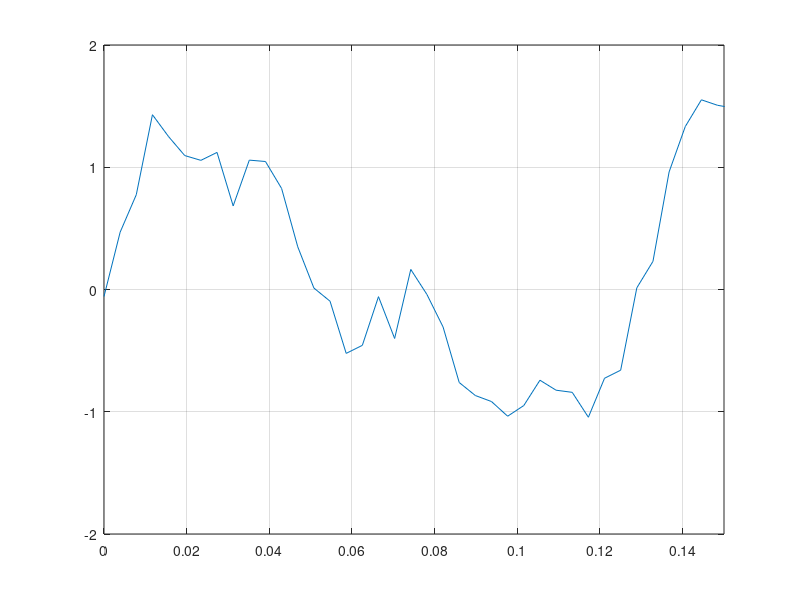
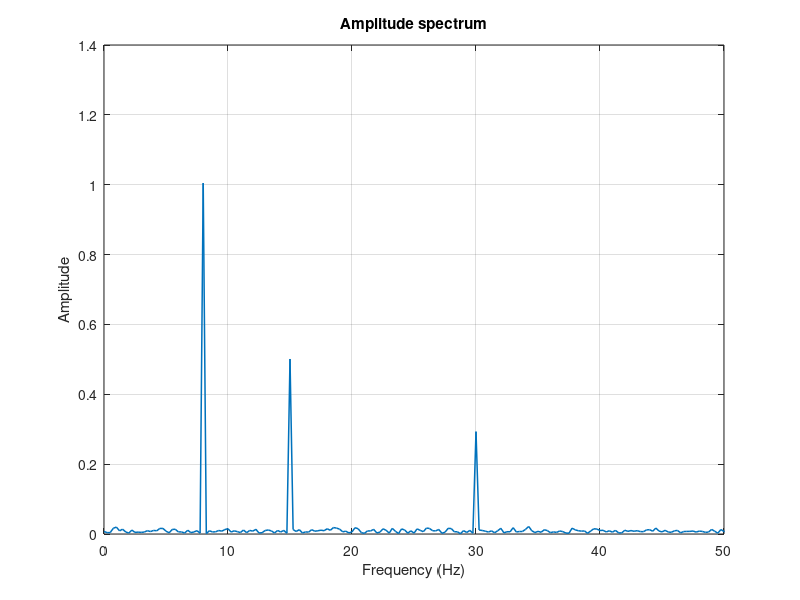
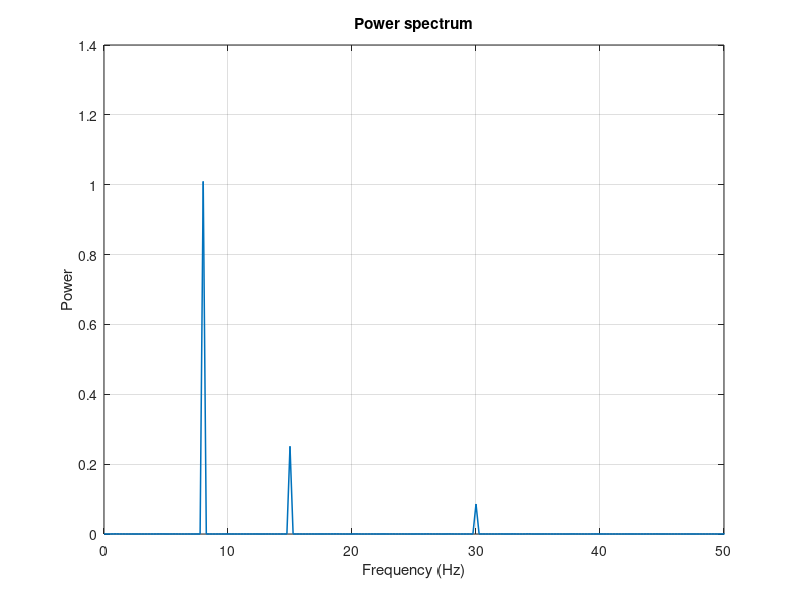

These charts were generated, in order, by the following MATLAB code:
%% DEMO 2
clc;
clearvars;

%% Build a Test Signal - mixture of multiple signals

Fs = 256; dur = 4;
t = (0:1/Fs:dur-1/Fs)';
N = length(t);

y = 1.0*sin(2*pi*8*t) ...
  + 0.5*sin(2*pi*15*t) ...
  + 0.3*sin(2*pi*30*t) ...
  + 0.15*randn(N,1);   

figure;
plot(t, y);
xlim([0 0.15]);
grid on;

%% FFT

y_fft = fft(y);
P2 = abs(y_fft)/N;
P1 = P2(1:N/2+1);  % amplitude
P1(2:end-1) = 2*P1(2:end-1);
f = (0:N/2)' * (Fs/N);  % frequency

figure;
plot(f, P1, 'LineWidth', 1.1); 
xlim([0 50]); 
grid on;
xlabel('Frequency (Hz)'); 
ylabel('Amplitude');
title('Amplitude spectrum');

%% Power Spectrum

Pow = P1.^2;
figure;
plot(f, Pow, 'LineWidth', 1.1); 
xlim([0 50]); 
grid on;
xlabel('Frequency (Hz)'); 
ylabel('Power');
title('Power spectrum');


%% Dominant Signal
[peak_amp, idx] = max(P1);
dominant_freq = f(idx);

disp(peak_amp);
disp(dominant_freq);


%% Top 3

[sortedAmp, order] = sort(P1, 'descend'); % sort amplitudes high -> low
top3_freqs = f(order(1:3));               % frequencies of the 3 biggest bins
top3_amps  = sortedAmp(1:3);
disp('Top 3 frequencies (Hz) and their amplitudes:');
disp([top3_freqs, top3_amps]);
